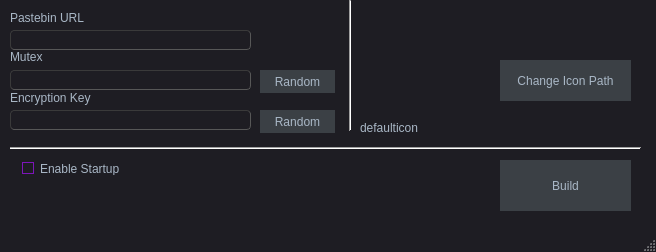
<?xml version="1.0" encoding="UTF-8"?>
<ui version="4.0">
 <class>DarkRatCrypterUIClass</class>
 <widget class="QMainWindow" name="DarkRatCrypterUIClass">
  <property name="windowModality">
   <enum>Qt::NonModal</enum>
  </property>
  <property name="geometry">
   <rect>
    <x>0</x>
    <y>0</y>
    <width>656</width>
    <height>252</height>
   </rect>
  </property>
  <property name="windowTitle">
   <string>DarkRatCrypterUI</string>
  </property>
  <property name="styleSheet">
   <string notr="true">/*
Material Dark Style Sheet for QT Applications
Author: Jaime A. Quiroga P.
Inspired on https://github.com/jxfwinter/qt-material-stylesheet
Company: GTRONICK
Last updated: 04/12/2018, 15:00.
Available at: https://github.com/GTRONICK/QSS/blob/master/MaterialDark.qss
*/
QMainWindow {
	background-color:#1e1d23;
}
QDialog {
	background-color:#1e1d23;
}
QColorDialog {
	background-color:#1e1d23;
}
QTextEdit {
	background-color:#1e1d23;
	color: #a9b7c6;
}
QPlainTextEdit {
	selection-background-color:#007b50;
	background-color:#1e1d23;
	border-style: solid;
	border-top-color: transparent;
	border-right-color: transparent;
	border-left-color: transparent;
	border-bottom-color: transparent;
	border-width: 1px;
	color: #a9b7c6;
}
QPushButton{
	border-style: solid;
	border-top-color: transparent;
	border-right-color: transparent;
	border-left-color: transparent;
	border-bottom-color: transparent;
	border-width: 1px;
	border-style: solid;
	color: #a9b7c6;
	padding: 2px;
	background-color: #3b4045;
}
QPushButton::default{
	border-style: inset;
	border-top-color: transparent;
	border-right-color: transparent;
	border-left-color: transparent;
	border-bottom-color: #7d15ba;
	border-width: 1px;
	color: #a9b7c6;
	padding: 2px;
	background-color: #1e1d23;
}
QToolButton {
	border-style: solid;
	border-top-color: transparent;
	border-right-color: transparent;
	border-left-color: transparent;
	border-bottom-color: #7d15ba;
	border-bottom-width: 1px;
	border-style: solid;
	color: #a9b7c6;
	padding: 2px;
	background-color: #1e1d23;
}
QToolButton:hover{
	border-style: solid;
	border-top-color: transparent;
	border-right-color: transparent;
	border-left-color: transparent;
	border-bottom-color: #7d15ba;
	border-bottom-width: 2px;
	border-style: solid;
	color: #FFFFFF;
	padding-bottom: 1px;
	background-color: #1e1d23;
}
QPushButton:hover{
	border-style: solid;
	border-top-color: transparent;
	border-right-color: transparent;
	border-left-color: transparent;
	border-bottom-color: #7d15ba;
	border-bottom-width: 1px;
	border-style: solid;
	color: #FFFFFF;
	padding-bottom: 2px;
	background-color: #1e1d23;
}
QPushButton:pressed{
	border-style: solid;
	border-top-color: transparent;
	border-right-color: transparent;
	border-left-color: transparent;
	border-bottom-color: #7d15ba;
	border-bottom-width: 2px;
	border-style: solid;
	color: #7d15ba;
	padding-bottom: 1px;
	background-color: #1e1d23;
}
QPushButton:disabled{
	border-style: solid;
	border-top-color: transparent;
	border-right-color: transparent;
	border-left-color: transparent;
	border-bottom-color: #808086;
	border-bottom-width: 2px;
	border-style: solid;
	color: #808086;
	padding-bottom: 1px;
	background-color: #1e1d23;
}
QLineEdit {
	border-width: 1px; border-radius: 4px;
	border-color: rgb(58, 58, 58);
	border-style: inset;
	padding: 0 8px;
	color: #a9b7c6;
	background:#1e1d23;
	selection-background-color:#007b50;
	selection-color: #FFFFFF;
}
QLabel {
	color: #a9b7c6;
}
QLCDNumber {
	color: #37e6b4;
}
QProgressBar {
	text-align: center;
	color: rgb(240, 240, 240);
	border-width: 1px; 
	border-radius: 10px;
	border-color: rgb(58, 58, 58);
	border-style: inset;
	background-color:#1e1d23;
}
QProgressBar::chunk {
	background-color: #7d15ba;
	border-radius: 5px;
}
QMenuBar {
	background-color: #1e1d23;
}
QMenuBar::item {
	color: #a9b7c6;
  	spacing: 3px;
  	padding: 1px 4px;
  	background: #1e1d23;
}

QMenuBar::item:selected {
  	background:#1e1d23;
	color: #FFFFFF;
}
QMenu::item:selected {
	border-style: solid;
	border-top-color: transparent;
	border-right-color: transparent;
	border-left-color: #7d15ba;
	border-bottom-color: transparent;
	border-left-width: 2px;
	color: #FFFFFF;
	padding-left:15px;
	padding-top:4px;
	padding-bottom:4px;
	padding-right:7px;
	background-color: #1e1d23;
}
QMenu::item {
	border-style: solid;
	border-top-color: transparent;
	border-right-color: transparent;
	border-left-color: transparent;
	border-bottom-color: transparent;
	border-bottom-width: 1px;
	border-style: solid;
	color: #a9b7c6;
	padding-left:17px;
	padding-top:4px;
	padding-bottom:4px;
	padding-right:7px;
	background-color: #1e1d23;
}
QMenu{
	background-color:#1e1d23;
}
QTabWidget {
	color:rgb(0,0,0);
	background-color:#1e1d23;
}
QTabWidget::pane {
		border-color: rgb(77,77,77);
		background-color:#1e1d23;
		border-style: solid;
		border-width: 1px;
    	border-radius: 6px;
}
QTabBar::tab {
	border-style: solid;
	border-top-color: transparent;
	border-right-color: transparent;
	border-left-color: transparent;
	border-bottom-color: transparent;
	border-bottom-width: 1px;
	border-style: solid;
	color: #808086;
	padding: 3px;
	margin-left:3px;
	background-color: #1e1d23;
}
QTabBar::tab:selected, QTabBar::tab:last:selected, QTabBar::tab:hover {
  	border-style: solid;
	border-top-color: transparent;
	border-right-color: transparent;
	border-left-color: transparent;
	border-bottom-color: #7d15ba;
	border-bottom-width: 2px;
	border-style: solid;
	color: #FFFFFF;
	padding-left: 3px;
	padding-bottom: 2px;
	margin-left:3px;
	background-color: #1e1d23;
}

QCheckBox {
	color: #a9b7c6;
	padding: 2px;
}
QCheckBox:disabled {
	color: #808086;
	padding: 2px;
}

QCheckBox:hover {
	border-radius:4px;
	border-style:solid;
	padding-left: 1px;
	padding-right: 1px;
	padding-bottom: 1px;
	padding-top: 1px;
	border-width:1px;
	border-color: rgb(87, 97, 106);
	background-color:#1e1d23;
}
QCheckBox::indicator:checked {

	height: 10px;
	width: 10px;
	border-style:solid;
	border-width: 1px;
	border-color: #7d15ba;
	color: #a9b7c6;
	background-color: #7d15ba;
}
QCheckBox::indicator:unchecked {

	height: 10px;
	width: 10px;
	border-style:solid;
	border-width: 1px;
	border-color: #7d15ba;
	color: #a9b7c6;
	background-color: transparent;
}
QRadioButton {
	color: #a9b7c6;
	background-color: #1e1d23;
	padding: 1px;
}
QRadioButton::indicator:checked {
	height: 10px;
	width: 10px;
	border-style:solid;
	border-radius:5px;
	border-width: 1px;
	border-color: #7d15ba;
	color: #a9b7c6;
	background-color: #7d15ba;
}
QRadioButton::indicator:!checked {
	height: 10px;
	width: 10px;
	border-style:solid;
	border-radius:5px;
	border-width: 1px;
	border-color: #7d15ba;
	color: #a9b7c6;
	background-color: transparent;
}
QStatusBar {
	color:#027f7f;
}
QSpinBox {
	color: #a9b7c6;	
	background-color: #1e1d23;
}
QDoubleSpinBox {
	color: #a9b7c6;	
	background-color: #1e1d23;
}
QTimeEdit {
	color: #a9b7c6;	
	background-color: #1e1d23;
}
QDateTimeEdit {
	color: #a9b7c6;	
	background-color: #1e1d23;
}
QDateEdit {
	color: #a9b7c6;	
	background-color: #1e1d23;
}
QComboBox {
	color: #a9b7c6;	
	background: #1e1d23;
}
QComboBox:editable {
	background: #1e1d23;
	color: #a9b7c6;
	selection-background-color: #1e1d23;
}
QComboBox QAbstractItemView {
	color: #a9b7c6;	
	background: #1e1d23;
	selection-color: #FFFFFF;
	selection-background-color: #1e1d23;
}
QComboBox:!editable:on, QComboBox::drop-down:editable:on {
	color: #a9b7c6;	
	background: #1e1d23;
}
QFontComboBox {
	color: #a9b7c6;	
	background-color: #1e1d23;
}
QToolBox {
	color: #a9b7c6;
	background-color: #1e1d23;
}
QToolBox::tab {
	color: #a9b7c6;
	background-color: #1e1d23;
}
QToolBox::tab:selected {
	color: #FFFFFF;
	background-color: #1e1d23;
}
QScrollArea {
	color: #FFFFFF;
	background-color: #1e1d23;
}
QSlider::groove:horizontal {
	height: 5px;
	background: #7d15ba;
}
QSlider::groove:vertical {
	width: 5px;
	background: #7d15ba;
}
QSlider::handle:horizontal {
	background: qlineargradient(x1:0, y1:0, x2:1, y2:1, stop:0 #b4b4b4, stop:1 #8f8f8f);
	border: 1px solid #5c5c5c;
	width: 14px;
	margin: -5px 0;
	border-radius: 7px;
}
QSlider::handle:vertical {
	background: qlineargradient(x1:1, y1:1, x2:0, y2:0, stop:0 #b4b4b4, stop:1 #8f8f8f);
	border: 1px solid #5c5c5c;
	height: 14px;
	margin: 0 -5px;
	border-radius: 7px;
}
QSlider::add-page:horizontal {
    background: white;
}
QSlider::add-page:vertical {
    background: white;
}
QSlider::sub-page:horizontal {
    background: #7d15ba;
}
QSlider::sub-page:vertical {
    background: #7d15ba;
}

QStatusBar::item{
border:none;
disblay:none;
}</string>
  </property>
  <property name="animated">
   <bool>true</bool>
  </property>
  <widget class="QWidget" name="centralWidget">
   <widget class="QPushButton" name="build">
    <property name="geometry">
     <rect>
      <x>500</x>
      <y>160</y>
      <width>131</width>
      <height>51</height>
     </rect>
    </property>
    <property name="autoFillBackground">
     <bool>false</bool>
    </property>
    <property name="text">
     <string>Build</string>
    </property>
   </widget>
   <widget class="QLineEdit" name="pastebinurl">
    <property name="geometry">
     <rect>
      <x>10</x>
      <y>30</y>
      <width>241</width>
      <height>20</height>
     </rect>
    </property>
   </widget>
   <widget class="QLineEdit" name="mutex">
    <property name="geometry">
     <rect>
      <x>10</x>
      <y>70</y>
      <width>241</width>
      <height>20</height>
     </rect>
    </property>
   </widget>
   <widget class="QLineEdit" name="encryptionkey">
    <property name="geometry">
     <rect>
      <x>10</x>
      <y>110</y>
      <width>241</width>
      <height>20</height>
     </rect>
    </property>
   </widget>
   <widget class="QPushButton" name="gen_mutex">
    <property name="geometry">
     <rect>
      <x>260</x>
      <y>70</y>
      <width>75</width>
      <height>23</height>
     </rect>
    </property>
    <property name="text">
     <string>Random</string>
    </property>
   </widget>
   <widget class="QPushButton" name="gen_enckey">
    <property name="geometry">
     <rect>
      <x>260</x>
      <y>110</y>
      <width>75</width>
      <height>23</height>
     </rect>
    </property>
    <property name="text">
     <string>Random</string>
    </property>
   </widget>
   <widget class="QLabel" name="label">
    <property name="geometry">
     <rect>
      <x>10</x>
      <y>10</y>
      <width>131</width>
      <height>16</height>
     </rect>
    </property>
    <property name="text">
     <string>Pastebin URL</string>
    </property>
   </widget>
   <widget class="QLabel" name="label_2">
    <property name="geometry">
     <rect>
      <x>10</x>
      <y>50</y>
      <width>47</width>
      <height>13</height>
     </rect>
    </property>
    <property name="text">
     <string>Mutex</string>
    </property>
   </widget>
   <widget class="QCheckBox" name="startup">
    <property name="geometry">
     <rect>
      <x>20</x>
      <y>160</y>
      <width>111</width>
      <height>17</height>
     </rect>
    </property>
    <property name="styleSheet">
     <string notr="true"/>
    </property>
    <property name="text">
     <string>Enable Startup</string>
    </property>
   </widget>
   <widget class="QLabel" name="label_3">
    <property name="geometry">
     <rect>
      <x>10</x>
      <y>90</y>
      <width>91</width>
      <height>16</height>
     </rect>
    </property>
    <property name="text">
     <string>Encryption Key</string>
    </property>
   </widget>
   <widget class="Line" name="line">
    <property name="geometry">
     <rect>
      <x>10</x>
      <y>140</y>
      <width>631</width>
      <height>16</height>
     </rect>
    </property>
    <property name="orientation">
     <enum>Qt::Horizontal</enum>
    </property>
   </widget>
   <widget class="QLabel" name="icon">
    <property name="geometry">
     <rect>
      <x>370</x>
      <y>20</y>
      <width>101</width>
      <height>71</height>
     </rect>
    </property>
    <property name="text">
     <string/>
    </property>
   </widget>
   <widget class="QLabel" name="icon_path">
    <property name="geometry">
     <rect>
      <x>360</x>
      <y>120</y>
      <width>281</width>
      <height>16</height>
     </rect>
    </property>
    <property name="text">
     <string>defaulticon</string>
    </property>
   </widget>
   <widget class="QPushButton" name="btn_icon">
    <property name="geometry">
     <rect>
      <x>500</x>
      <y>60</y>
      <width>131</width>
      <height>41</height>
     </rect>
    </property>
    <property name="text">
     <string>Change Icon Path</string>
    </property>
   </widget>
   <widget class="Line" name="line_2">
    <property name="geometry">
     <rect>
      <x>340</x>
      <y>0</y>
      <width>20</width>
      <height>131</height>
     </rect>
    </property>
    <property name="orientation">
     <enum>Qt::Vertical</enum>
    </property>
   </widget>
  </widget>
  <widget class="QMenuBar" name="menuBar">
   <property name="geometry">
    <rect>
     <x>0</x>
     <y>0</y>
     <width>656</width>
     <height>18</height>
    </rect>
   </property>
  </widget>
  <widget class="QStatusBar" name="statusBar"/>
 </widget>
 <layoutdefault spacing="6" margin="11"/>
 <resources>
  <include location="DarkRatCrypterUI.qrc"/>
 </resources>
 <connections/>
</ui>
